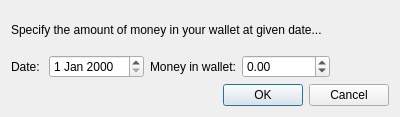
<?xml version="1.0" encoding="UTF-8"?>
<ui version="4.0">
 <class>WalletFilterDialog</class>
 <widget class="QDialog" name="WalletFilterDialog">
  <property name="geometry">
   <rect>
    <x>0</x>
    <y>0</y>
    <width>400</width>
    <height>117</height>
   </rect>
  </property>
  <property name="windowTitle">
   <string>Set wallet filter</string>
  </property>
  <layout class="QVBoxLayout" name="verticalLayout">
   <item>
    <widget class="QLabel" name="label">
     <property name="sizePolicy">
      <sizepolicy hsizetype="Minimum" vsizetype="Expanding">
       <horstretch>0</horstretch>
       <verstretch>0</verstretch>
      </sizepolicy>
     </property>
     <property name="text">
      <string>Specify the amount of money in your wallet at given date...</string>
     </property>
    </widget>
   </item>
   <item>
    <layout class="QHBoxLayout" name="horizontalLayout">
     <item>
      <widget class="QLabel" name="labelDate">
       <property name="sizePolicy">
        <sizepolicy hsizetype="Minimum" vsizetype="Minimum">
         <horstretch>0</horstretch>
         <verstretch>0</verstretch>
        </sizepolicy>
       </property>
       <property name="text">
        <string>Date: </string>
       </property>
      </widget>
     </item>
     <item>
      <widget class="QDateEdit" name="dateEdit">
       <property name="sizePolicy">
        <sizepolicy hsizetype="Preferred" vsizetype="Minimum">
         <horstretch>0</horstretch>
         <verstretch>0</verstretch>
        </sizepolicy>
       </property>
      </widget>
     </item>
     <item>
      <widget class="QLabel" name="labelAmount">
       <property name="sizePolicy">
        <sizepolicy hsizetype="Preferred" vsizetype="Minimum">
         <horstretch>0</horstretch>
         <verstretch>0</verstretch>
        </sizepolicy>
       </property>
       <property name="text">
        <string>Money in wallet:</string>
       </property>
      </widget>
     </item>
     <item>
      <widget class="QDoubleSpinBox" name="doubleSpinBoxAmount">
       <property name="sizePolicy">
        <sizepolicy hsizetype="Preferred" vsizetype="Minimum">
         <horstretch>0</horstretch>
         <verstretch>0</verstretch>
        </sizepolicy>
       </property>
       <property name="minimum">
        <double>-100000.000000000000000</double>
       </property>
       <property name="maximum">
        <double>100000.000000000000000</double>
       </property>
      </widget>
     </item>
     <item>
      <spacer name="horizontalSpacer">
       <property name="orientation">
        <enum>Qt::Horizontal</enum>
       </property>
       <property name="sizeType">
        <enum>QSizePolicy::Expanding</enum>
       </property>
       <property name="sizeHint" stdset="0">
        <size>
         <width>40</width>
         <height>20</height>
        </size>
       </property>
      </spacer>
     </item>
    </layout>
   </item>
   <item>
    <widget class="QDialogButtonBox" name="buttonBox">
     <property name="orientation">
      <enum>Qt::Horizontal</enum>
     </property>
     <property name="standardButtons">
      <set>QDialogButtonBox::Cancel|QDialogButtonBox::Ok</set>
     </property>
    </widget>
   </item>
  </layout>
 </widget>
 <resources/>
 <connections>
  <connection>
   <sender>buttonBox</sender>
   <signal>accepted()</signal>
   <receiver>WalletFilterDialog</receiver>
   <slot>accept()</slot>
   <hints>
    <hint type="sourcelabel">
     <x>248</x>
     <y>254</y>
    </hint>
    <hint type="destinationlabel">
     <x>157</x>
     <y>274</y>
    </hint>
   </hints>
  </connection>
  <connection>
   <sender>buttonBox</sender>
   <signal>rejected()</signal>
   <receiver>WalletFilterDialog</receiver>
   <slot>reject()</slot>
   <hints>
    <hint type="sourcelabel">
     <x>316</x>
     <y>260</y>
    </hint>
    <hint type="destinationlabel">
     <x>286</x>
     <y>274</y>
    </hint>
   </hints>
  </connection>
 </connections>
</ui>
